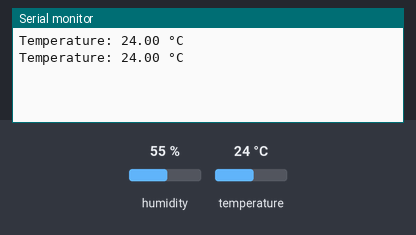
Bench run of a sketch on a simulated Arduino Uno, built with avr-gcc and run on an emulated ATmega328P. On the bench: the last lines printed to the serial monitor. Inputs (shaded band) come from the test bench; at power-on: temperature 24 °C, humidity 55 %.

Above: at 2.8 s.
2.9 s: temperature set to 12 °C
At 4.9 s:
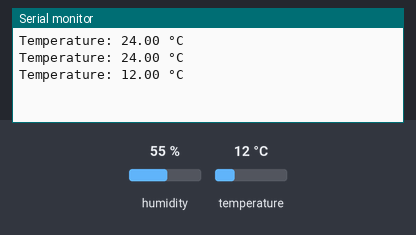
5.6 s: temperature set to 19 °C
At 6.6 s:
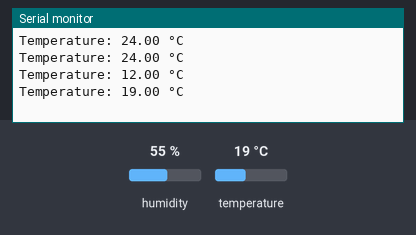
Timing chart, 0 to 8.6 s (numbered marks = the images above; inputs shaded):
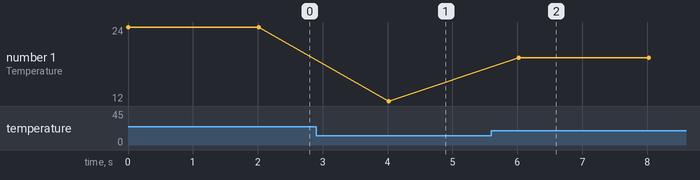

The sketch:

sketch3.1P.ino
```cpp
#include <DHT.h>

#define DHTPIN 2       // Digital pin connected to the DHT sensor
#define DHTTYPE DHT22  // DHT 22

DHT dht(DHTPIN, DHTTYPE);

void setup() {
  Serial.begin(9600);
  dht.begin();
}

void loop() {
  // Reading temperature takes about 250 milliseconds!
  // Sensor readings may also be up to 2 seconds 'old' (slow sensor)

  float temperature = dht.readTemperature();  // Read temperature in Celsius

  if (isnan(temperature)) {
    Serial.println("Failed to read temperature from DHT sensor!");
    return;
  }

  Serial.print("Temperature: ");
  Serial.print(temperature);
  Serial.println(" °C");

  delay(2000);  // Wait for a few seconds before taking the next reading
}
```

Measured:
- after the input at 2.9 s, the serial monitor: prints a new line after 1.1 s (image 1)
- after the input at 5.6 s, the serial monitor: prints a new line after 0.42 s (image 2)
- plotted number 1: 24 → 12 after the input at 2.9 s, 12 → 19 after the input at 5.6 s
